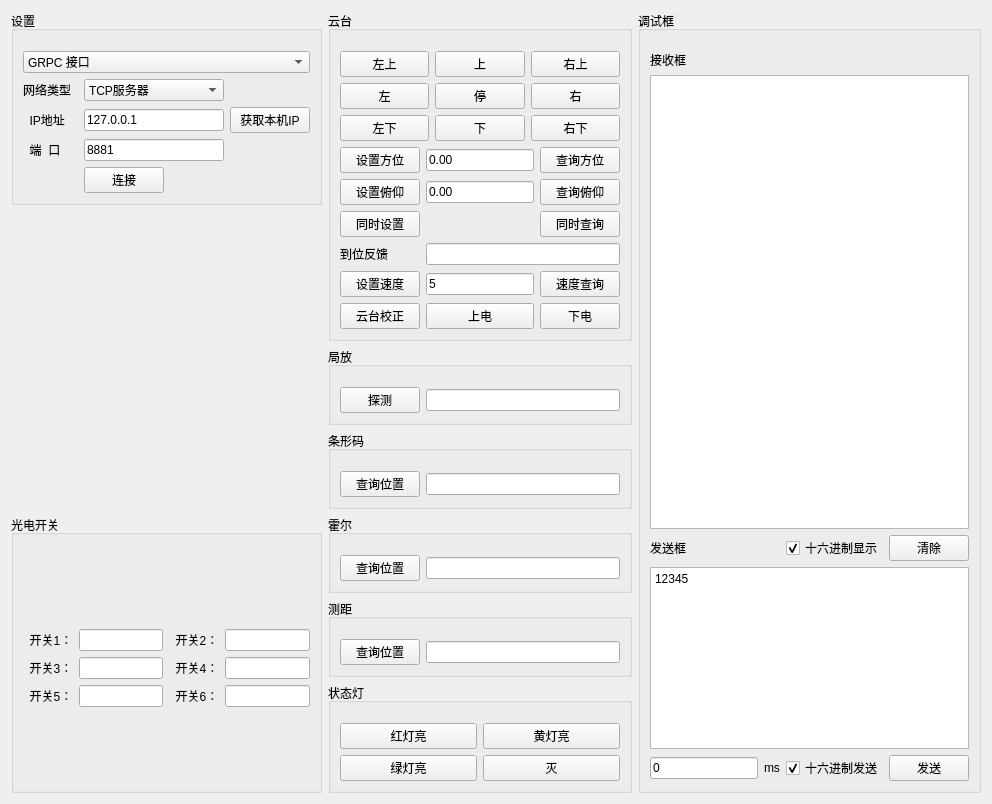
<?xml version="1.0" encoding="UTF-8"?>
<ui version="4.0">
 <class>ORIR_Debug_Collection_Data_Page</class>
 <widget class="QWidget" name="ORIR_Debug_Collection_Data_Page">
  <property name="geometry">
   <rect>
    <x>0</x>
    <y>0</y>
    <width>992</width>
    <height>725</height>
   </rect>
  </property>
  <property name="windowTitle">
   <string>Form</string>
  </property>
  <layout class="QGridLayout" name="gridLayout_23">
   <item row="0" column="0">
    <layout class="QGridLayout" name="gridLayout_22" columnstretch="1,0,0">
     <item row="2" column="1" rowspan="2">
      <layout class="QGridLayout" name="gridLayout_20">
       <item row="0" column="0">
        <widget class="QGroupBox" name="groupBox_7">
         <property name="title">
          <string>局放</string>
         </property>
         <layout class="QGridLayout" name="gridLayout_16">
          <property name="topMargin">
           <number>20</number>
          </property>
          <item row="0" column="0">
           <layout class="QHBoxLayout" name="horizontalLayout_2">
            <item>
             <widget class="QPushButton" name="partialdischarge_detect_btn">
              <property name="text">
               <string>探测</string>
              </property>
             </widget>
            </item>
            <item>
             <widget class="QLineEdit" name="partialdischarge_result_le"/>
            </item>
           </layout>
          </item>
         </layout>
        </widget>
       </item>
       <item row="1" column="0">
        <widget class="QGroupBox" name="groupBox_8">
         <property name="title">
          <string>条形码</string>
         </property>
         <layout class="QGridLayout" name="gridLayout_17">
          <property name="topMargin">
           <number>20</number>
          </property>
          <item row="0" column="0">
           <layout class="QHBoxLayout" name="horizontalLayout_3">
            <item>
             <widget class="QPushButton" name="barcode_query_position_btn">
              <property name="text">
               <string>查询位置</string>
              </property>
             </widget>
            </item>
            <item>
             <widget class="QLineEdit" name="barcode_position_le"/>
            </item>
           </layout>
          </item>
         </layout>
        </widget>
       </item>
       <item row="2" column="0">
        <widget class="QGroupBox" name="groupBox_9">
         <property name="title">
          <string>霍尔</string>
         </property>
         <layout class="QGridLayout" name="gridLayout_18">
          <property name="topMargin">
           <number>20</number>
          </property>
          <item row="0" column="0">
           <layout class="QHBoxLayout" name="horizontalLayout_4">
            <item>
             <widget class="QPushButton" name="hall_query_position_btn">
              <property name="text">
               <string>查询位置</string>
              </property>
             </widget>
            </item>
            <item>
             <widget class="QLineEdit" name="hall_position_le"/>
            </item>
           </layout>
          </item>
         </layout>
        </widget>
       </item>
       <item row="3" column="0">
        <widget class="QGroupBox" name="groupBox_10">
         <property name="title">
          <string>测距</string>
         </property>
         <layout class="QGridLayout" name="gridLayout_19">
          <property name="topMargin">
           <number>20</number>
          </property>
          <item row="0" column="0">
           <layout class="QHBoxLayout" name="horizontalLayout_5">
            <item>
             <widget class="QPushButton" name="ranging_query_position_btn">
              <property name="text">
               <string>查询位置</string>
              </property>
             </widget>
            </item>
            <item>
             <widget class="QLineEdit" name="ranging_position_le"/>
            </item>
           </layout>
          </item>
         </layout>
        </widget>
       </item>
      </layout>
     </item>
     <item row="3" column="0" rowspan="2">
      <widget class="QGroupBox" name="groupBox_6">
       <property name="title">
        <string>光电开关</string>
       </property>
       <layout class="QGridLayout" name="gridLayout_15">
        <property name="topMargin">
         <number>20</number>
        </property>
        <item row="0" column="0">
         <layout class="QGridLayout" name="gridLayout_14">
          <item row="3" column="1">
           <widget class="QLineEdit" name="photoelectricswitch_5_le"/>
          </item>
          <item row="0" column="3">
           <widget class="QLineEdit" name="photoelectricswitch_2_le"/>
          </item>
          <item row="0" column="1">
           <widget class="QLineEdit" name="photoelectricswitch_1_le"/>
          </item>
          <item row="2" column="0">
           <widget class="QLabel" name="label_7">
            <property name="text">
             <string>  开关3：</string>
            </property>
           </widget>
          </item>
          <item row="3" column="3">
           <widget class="QLineEdit" name="photoelectricswitch_6_le"/>
          </item>
          <item row="2" column="1">
           <widget class="QLineEdit" name="photoelectricswitch_3_le"/>
          </item>
          <item row="2" column="3">
           <widget class="QLineEdit" name="photoelectricswitch_4_le"/>
          </item>
          <item row="0" column="0">
           <widget class="QLabel" name="label_6">
            <property name="text">
             <string>  开关1：</string>
            </property>
           </widget>
          </item>
          <item row="3" column="0">
           <widget class="QLabel" name="label_8">
            <property name="text">
             <string>  开关5：</string>
            </property>
           </widget>
          </item>
          <item row="0" column="2">
           <widget class="QLabel" name="label_9">
            <property name="text">
             <string>  开关2：</string>
            </property>
           </widget>
          </item>
          <item row="2" column="2">
           <widget class="QLabel" name="label_12">
            <property name="text">
             <string>  开关4：</string>
            </property>
           </widget>
          </item>
          <item row="3" column="2">
           <widget class="QLabel" name="label_11">
            <property name="text">
             <string>  开关6：</string>
            </property>
           </widget>
          </item>
         </layout>
        </item>
       </layout>
      </widget>
     </item>
     <item row="0" column="2" rowspan="5">
      <widget class="QGroupBox" name="groupBox_11">
       <property name="title">
        <string>调试框</string>
       </property>
       <layout class="QGridLayout" name="gridLayout_21" rowstretch="0,5,0,2,0" columnstretch="0,0,0,0">
        <property name="leftMargin">
         <number>9</number>
        </property>
        <property name="topMargin">
         <number>20</number>
        </property>
        <item row="1" column="0" colspan="4">
         <widget class="QTextEdit" name="runinfo_te"/>
        </item>
        <item row="4" column="0">
         <widget class="QLineEdit" name="cycle_send_period_ms_le">
          <property name="text">
           <string>0</string>
          </property>
         </widget>
        </item>
        <item row="2" column="3">
         <widget class="QPushButton" name="clear_runinfo_btn">
          <property name="text">
           <string>清除</string>
          </property>
         </widget>
        </item>
        <item row="4" column="3">
         <widget class="QPushButton" name="send_debug_msg_btn">
          <property name="text">
           <string>发送</string>
          </property>
         </widget>
        </item>
        <item row="0" column="0">
         <widget class="QLabel" name="label_14">
          <property name="text">
           <string>接收框</string>
          </property>
         </widget>
        </item>
        <item row="3" column="0" colspan="4">
         <widget class="QTextEdit" name="send_debug_msg_te">
          <property name="html">
           <string>&lt;!DOCTYPE HTML PUBLIC &quot;-//W3C//DTD HTML 4.0//EN&quot; &quot;http://www.w3.org/TR/REC-html40/strict.dtd&quot;&gt;
&lt;html&gt;&lt;head&gt;&lt;meta name=&quot;qrichtext&quot; content=&quot;1&quot; /&gt;&lt;style type=&quot;text/css&quot;&gt;
p, li { white-space: pre-wrap; }
&lt;/style&gt;&lt;/head&gt;&lt;body style=&quot; font-family:'SimSun'; font-size:9pt; font-weight:400; font-style:normal;&quot;&gt;
&lt;p style=&quot; margin-top:0px; margin-bottom:0px; margin-left:0px; margin-right:0px; -qt-block-indent:0; text-indent:0px;&quot;&gt;&lt;span style=&quot; font-family:'SimSun';&quot;&gt;12345&lt;/span&gt;&lt;/p&gt;&lt;/body&gt;&lt;/html&gt;</string>
          </property>
         </widget>
        </item>
        <item row="2" column="0">
         <widget class="QLabel" name="label_13">
          <property name="text">
           <string>发送框</string>
          </property>
         </widget>
        </item>
        <item row="4" column="1">
         <widget class="QLabel" name="label_15">
          <property name="text">
           <string>ms</string>
          </property>
         </widget>
        </item>
        <item row="4" column="2">
         <widget class="QCheckBox" name="send_hex_data_cb">
          <property name="text">
           <string>十六进制发送</string>
          </property>
          <property name="checked">
           <bool>true</bool>
          </property>
         </widget>
        </item>
        <item row="2" column="2">
         <widget class="QCheckBox" name="is_show_as_hex_cb">
          <property name="text">
           <string>十六进制显示</string>
          </property>
          <property name="checked">
           <bool>true</bool>
          </property>
         </widget>
        </item>
       </layout>
      </widget>
     </item>
     <item row="0" column="1" rowspan="2">
      <widget class="QGroupBox" name="groupBox_2">
       <property name="title">
        <string>云台</string>
       </property>
       <layout class="QGridLayout" name="gridLayout_6">
        <property name="topMargin">
         <number>20</number>
        </property>
        <item row="0" column="0">
         <layout class="QGridLayout" name="gridLayout_3">
          <item row="1" column="2">
           <widget class="QPushButton" name="ptz_stop_btn">
            <property name="text">
             <string>停</string>
            </property>
           </widget>
          </item>
          <item row="0" column="3">
           <widget class="QPushButton" name="ptz_rightup_btn">
            <property name="text">
             <string>右上</string>
            </property>
           </widget>
          </item>
          <item row="2" column="3">
           <widget class="QPushButton" name="ptz_rightdown_btn">
            <property name="text">
             <string>右下</string>
            </property>
           </widget>
          </item>
          <item row="1" column="3">
           <widget class="QPushButton" name="ptz_right_btn">
            <property name="text">
             <string>右</string>
            </property>
           </widget>
          </item>
          <item row="2" column="1">
           <widget class="QPushButton" name="ptz_leftdown_btn">
            <property name="text">
             <string>左下</string>
            </property>
           </widget>
          </item>
          <item row="0" column="2">
           <widget class="QPushButton" name="ptz_up_btn">
            <property name="text">
             <string>上</string>
            </property>
           </widget>
          </item>
          <item row="0" column="1">
           <widget class="QPushButton" name="ptz_leftup_btn">
            <property name="text">
             <string>左上</string>
            </property>
           </widget>
          </item>
          <item row="2" column="2">
           <widget class="QPushButton" name="ptz_down_btn">
            <property name="text">
             <string>下</string>
            </property>
           </widget>
          </item>
          <item row="1" column="1">
           <widget class="QPushButton" name="ptz_left_btn">
            <property name="text">
             <string>左</string>
            </property>
           </widget>
          </item>
         </layout>
        </item>
        <item row="2" column="0">
         <layout class="QGridLayout" name="gridLayout_4">
          <item row="1" column="1">
           <widget class="QLineEdit" name="ptz_velocity_le">
            <property name="text">
             <string>5</string>
            </property>
           </widget>
          </item>
          <item row="1" column="0">
           <widget class="QPushButton" name="ptz_set_velocity_btn">
            <property name="text">
             <string>设置速度</string>
            </property>
           </widget>
          </item>
          <item row="1" column="2">
           <widget class="QPushButton" name="ptz_query_velocity_btn">
            <property name="text">
             <string>速度查询</string>
            </property>
           </widget>
          </item>
          <item row="2" column="0">
           <widget class="QPushButton" name="ptz_set_zero_position_btn">
            <property name="text">
             <string>云台校正</string>
            </property>
           </widget>
          </item>
          <item row="0" column="0">
           <widget class="QLabel" name="label_2">
            <property name="text">
             <string>到位反馈</string>
            </property>
           </widget>
          </item>
          <item row="2" column="1">
           <widget class="QPushButton" name="ptz_poweron_btn">
            <property name="text">
             <string>上电</string>
            </property>
           </widget>
          </item>
          <item row="2" column="2">
           <widget class="QPushButton" name="ptz_poweroff_btn">
            <property name="text">
             <string>下电</string>
            </property>
           </widget>
          </item>
          <item row="0" column="1" colspan="2">
           <widget class="QLineEdit" name="ptz_inplace_le"/>
          </item>
         </layout>
        </item>
        <item row="1" column="0">
         <layout class="QGridLayout" name="gridLayout_5">
          <item row="1" column="1" colspan="2">
           <widget class="QLineEdit" name="ptz_pitching_le">
            <property name="text">
             <string>0.00</string>
            </property>
           </widget>
          </item>
          <item row="1" column="0">
           <widget class="QPushButton" name="ptz_set_pitching_btn">
            <property name="text">
             <string>设置俯仰</string>
            </property>
           </widget>
          </item>
          <item row="0" column="0">
           <widget class="QPushButton" name="ptz_set_bearing_btn">
            <property name="text">
             <string>设置方位</string>
            </property>
           </widget>
          </item>
          <item row="0" column="1" colspan="2">
           <widget class="QLineEdit" name="ptz_bearing_le">
            <property name="text">
             <string>0.00</string>
            </property>
           </widget>
          </item>
          <item row="0" column="3">
           <widget class="QPushButton" name="ptz_query_bearing_btn">
            <property name="text">
             <string>查询方位</string>
            </property>
           </widget>
          </item>
          <item row="1" column="3">
           <widget class="QPushButton" name="ptz_query_pitching_btn">
            <property name="text">
             <string>查询俯仰</string>
            </property>
           </widget>
          </item>
          <item row="2" column="0">
           <widget class="QPushButton" name="ptz_set_bearing_pitching_btn">
            <property name="text">
             <string>同时设置</string>
            </property>
           </widget>
          </item>
          <item row="2" column="3">
           <widget class="QPushButton" name="ptz_query_bearing_pitching_btn">
            <property name="text">
             <string>同时查询</string>
            </property>
           </widget>
          </item>
         </layout>
        </item>
       </layout>
      </widget>
     </item>
     <item row="0" column="0">
      <widget class="QGroupBox" name="groupBox">
       <property name="title">
        <string>设置</string>
       </property>
       <layout class="QGridLayout" name="gridLayout_2">
        <property name="topMargin">
         <number>20</number>
        </property>
        <item row="1" column="0">
         <layout class="QGridLayout" name="gridLayout">
          <item row="0" column="1" colspan="2">
           <widget class="QComboBox" name="net_type_cbb">
            <item>
             <property name="text">
              <string>TCP服务器</string>
             </property>
            </item>
            <item>
             <property name="text">
              <string>TCP客户端</string>
             </property>
            </item>
            <item>
             <property name="text">
              <string>UDP服务器</string>
             </property>
            </item>
            <item>
             <property name="text">
              <string>UDP客户端</string>
             </property>
            </item>
           </widget>
          </item>
          <item row="2" column="1" colspan="2">
           <widget class="QLineEdit" name="port_le">
            <property name="text">
             <string>8881</string>
            </property>
           </widget>
          </item>
          <item row="1" column="1" colspan="2">
           <widget class="QLineEdit" name="ip_addr_le">
            <property name="text">
             <string>127.0.0.1</string>
            </property>
           </widget>
          </item>
          <item row="2" column="0">
           <widget class="QLabel" name="label_5">
            <property name="text">
             <string>  端  口</string>
            </property>
           </widget>
          </item>
          <item row="3" column="1">
           <widget class="QPushButton" name="net_connect_btn">
            <property name="text">
             <string>连接</string>
            </property>
           </widget>
          </item>
          <item row="1" column="0">
           <widget class="QLabel" name="label_4">
            <property name="text">
             <string>  IP地址</string>
            </property>
           </widget>
          </item>
          <item row="0" column="0">
           <widget class="QLabel" name="label_10">
            <property name="text">
             <string>网络类型</string>
            </property>
           </widget>
          </item>
          <item row="1" column="3">
           <widget class="QPushButton" name="get_local_ip_btn">
            <property name="text">
             <string>获取本机IP</string>
            </property>
           </widget>
          </item>
         </layout>
        </item>
        <item row="0" column="0">
         <widget class="QComboBox" name="com_interface_cbb">
          <item>
           <property name="text">
            <string>GRPC 接口</string>
           </property>
          </item>
          <item>
           <property name="text">
            <string>通信协议接口</string>
           </property>
          </item>
         </widget>
        </item>
       </layout>
      </widget>
     </item>
     <item row="4" column="1">
      <widget class="QGroupBox" name="groupBox_5">
       <property name="title">
        <string>状态灯</string>
       </property>
       <layout class="QGridLayout" name="gridLayout_13">
        <property name="topMargin">
         <number>20</number>
        </property>
        <item row="0" column="0">
         <layout class="QGridLayout" name="gridLayout_12">
          <item row="0" column="0">
           <widget class="QPushButton" name="statuslight_red_on_btn">
            <property name="text">
             <string>红灯亮</string>
            </property>
           </widget>
          </item>
          <item row="0" column="1">
           <widget class="QPushButton" name="statuslight_yellow_on_btn">
            <property name="text">
             <string>黄灯亮</string>
            </property>
           </widget>
          </item>
          <item row="1" column="0">
           <widget class="QPushButton" name="statuslight_green_on_btn">
            <property name="text">
             <string>绿灯亮</string>
            </property>
           </widget>
          </item>
          <item row="1" column="1">
           <widget class="QPushButton" name="statuslight_all_off_btn">
            <property name="text">
             <string>灭</string>
            </property>
           </widget>
          </item>
         </layout>
        </item>
       </layout>
      </widget>
     </item>
    </layout>
   </item>
  </layout>
  <zorder></zorder>
 </widget>
 <resources/>
 <connections/>
</ui>
